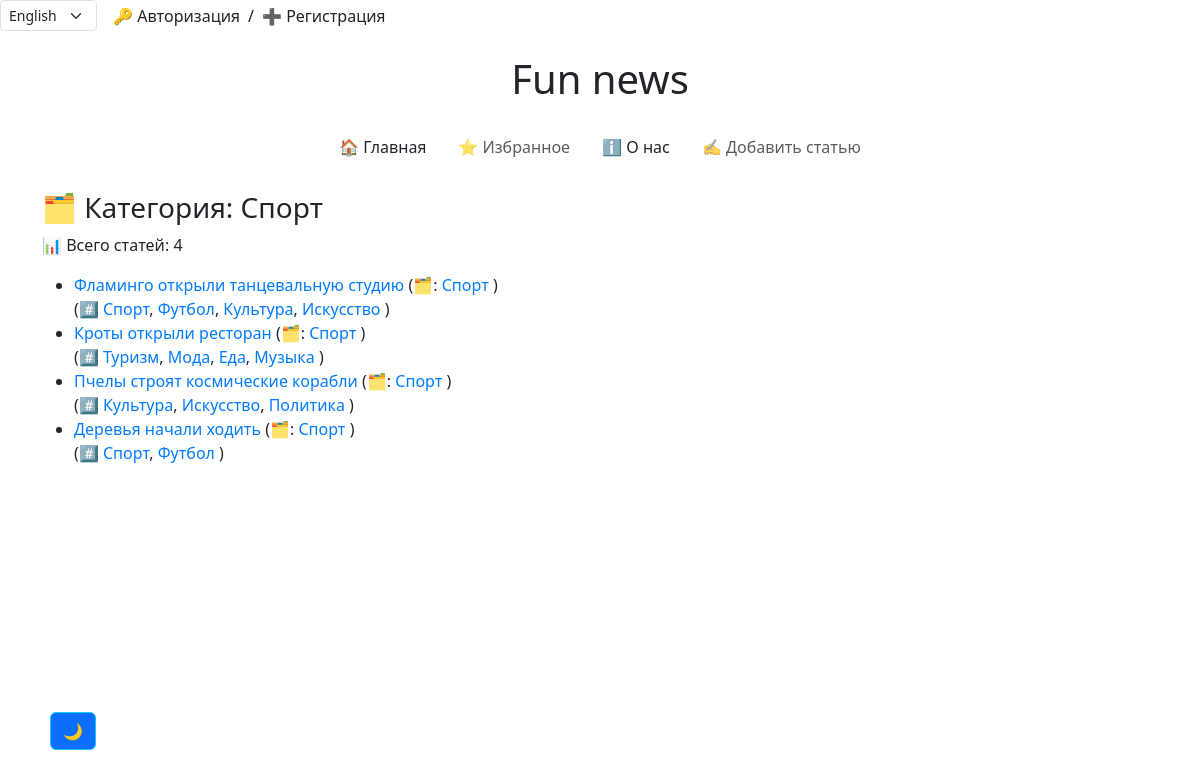
The page /en/news/news/category/Спорт/ on the database as committed earlier.
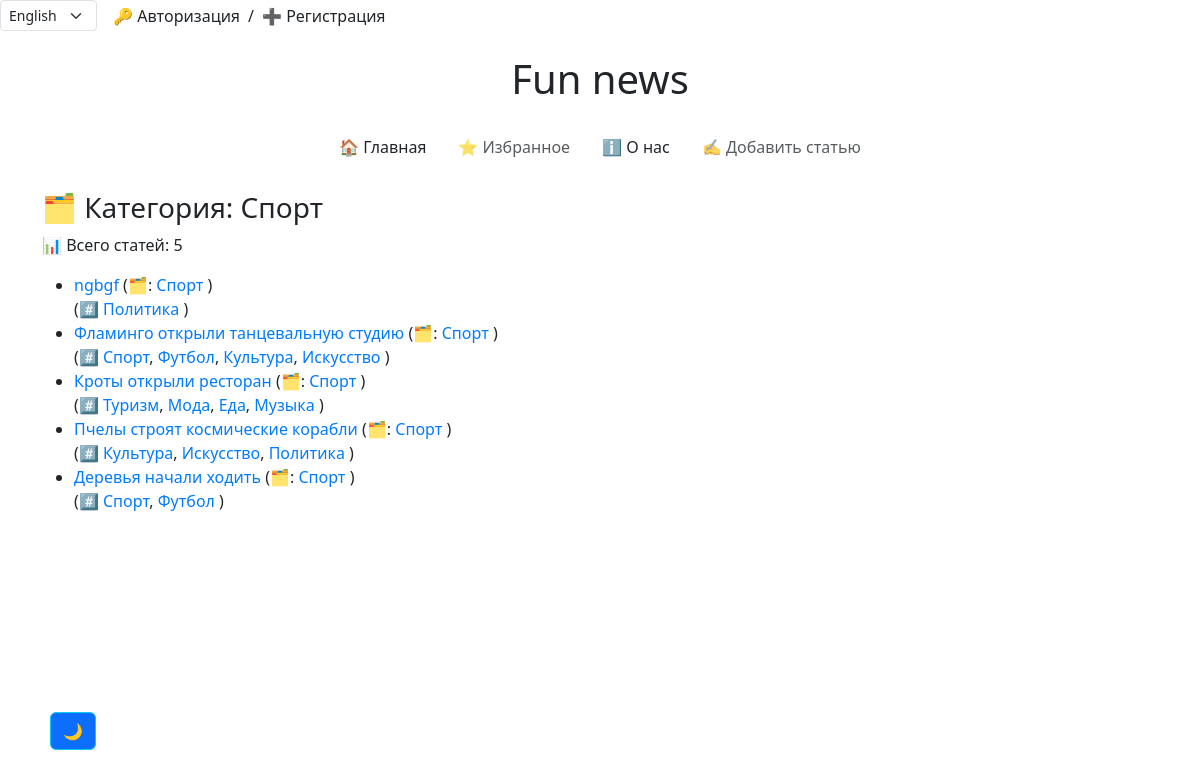
The same page on the database as committed later.
### news/models.py (models this page shows, shortened)
class Article(models.Model):
    title = models.CharField(max_length=255, verbose_name='Заголовок')
    content = models.TextField(verbose_name='Содержание')
    publication_date = models.DateTimeField(default=timezone.now, verbose_name='Дата публикации')
    views = models.IntegerField(default=0, verbose_name='Просмотры')
    category = models.ForeignKey("Category", on_delete=models.CASCADE, verbose_name='Категория', blank=True,
                              null=True)
    tags = models.ManyToManyField("Tag", related_name='articles', verbose_name='Теги', blank=True)
    likes_count = models.IntegerField(default=0)
    favourites_count = models.IntegerField(default=0)
    is_active = models.BooleanField(default=True,  verbose_name='Теги')
    slug = models.SlugField(blank=True, null=True, unique=True)
    image = models.ImageField(upload_to='articles/%Y/%m/%d/',
                              validators=[FileExtensionValidator(['jpg', 'jpeg', 'png', 'jpeg'])],
                              blank=True,
                              null=True)
    author = models.ForeignKey(get_user_model(), on_delete=models.SET_NULL, null=True,
                               default=None, verbose_name='Author')
    class Meta:
        verbose_name = 'Статья'
        verbose_name_plural = 'Статьи'
        ordering = ['-publication_date']
        permissions = [
        ('publish_article', 'Publish Article'),
            ('make_active', 'Make Active'),
        ]

class Category(models.Model):
    name = models.CharField(max_length=255, unique=True)
    class Meta:
        verbose_name = 'Категория'  # единственное число для отображения в админке
        verbose_name_plural = 'Категории'  # мн. число для отображения в админке

class Tag(models.Model):
    name = models.CharField(max_length=255, unique=True)
    class Meta:
        verbose_name = 'Тег'  # единственное число для отображения в админке
        verbose_name_plural = 'Теги'  # мн. число для отображения в админке

### news/views.py (the view)
# urls.py: path('news/category/<str:category_name>/', news_by_category, name='news_by_category'),            # Новости по категории
def news_by_category(request, category_name):
    category = get_object_or_404(Category, name=category_name)
    news = Article.objects.filter(category=category, is_active=True)
    all_tags = Tag.objects.all()
    all_categories = Category.objects.all()
    articles_count = news.count()
    context = {
        'news': news,
        'filter': f"Категория: {category.name}",
        "all_tags": all_tags,
        "all_categories": all_categories,
        "articles_count": articles_count
    }
    return render(request, 'news/category_and_tag.html', context)

### news/context_processors.py (called while the page is built)
def global_settings(request):
    if cache.get('favourite_count') is None:
        cache.set('favourite_count', Favourite.objects.count(), 60 * 15)
    if cache.get('like_count') is None:
        cache.set('like_count', Like.objects.count(), 60 * 15)
    if cache.get('articles_count') is None:
        cache.set('articles_count', Article.objects.count(), 60 * 15)
    if cache.get('all_tags_count') is None:
        cache.set('all_tags_count', Tag.objects.count(), 60 * 15)
    if cache.get('all_categories_count') is None:
        cache.set('all_categories_count', Category.objects.count(), 60 * 15)
    return {
        'favourites_count': cache.get('favourite_count'),
        'likes_count': cache.get('like_count'),
        'articles_count': cache.get('articles_count'),
    }

### news/templates/news/category_and_tag.html (shortened to what this page needs)
{% extends 'news/base.html' %}
{% load i18n %}
{% block content %}
<section class="news">
    <h3> 🗂️ {{ filter }}</h3>
    <p>{% trans '📊 Всего статей:' %} {{ articles_count }}</p>
    {% if news %}
        <ul>
            {% for item in news %}
                <li>
                    <a href="{% url 'news:article_detail' slug=item.slug %}">{{ item.title }}</a>
                    {% if item.category %}
                        <span class="category">
                            ({% trans '🗂️:'  %}
                            <a href="{% url 'news:news_by_category' item.category.name %}">
                                {{ item.category.name }}
                            </a>)
                        </span>
                    {% endif %}
                    <br>
                    {% if item.tags.all %}
                        <span class="tags">
                            ({% trans '#️⃣ '  %}
                            {% for tag in item.tags.all %}
                                <a href="{% url 'news:news_by_tag' tag.name %}"> {{ tag.name }}</a>{% if not forloop.last %}, {% endif %}
                            {% endfor %}
                            )
                        </span>
                    {% endif %}
                </li>
            {% endfor %}
        </ul>
    {% else %}
        <p>{% trans '😕 Нет новостей для отображения.'  %} </p>
    {% endif %}
</section>
{% endblock %}

Rows that differ between the two databases and show on the page:
added Article: title "ngbgf", category.name "Спорт", Tag (name "Политика")
Other text that changed with them:
{{ articles_count }}: "4" → "5"
